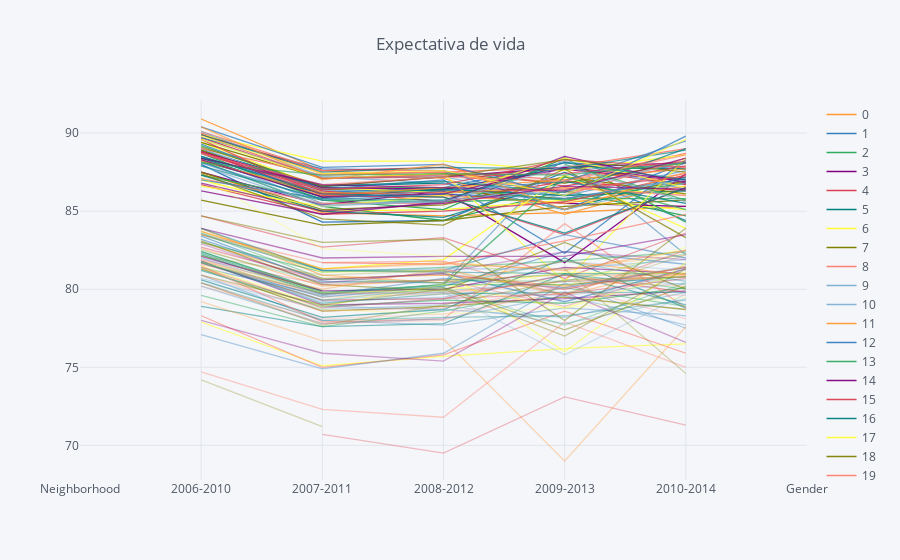

Notebook code cell kept with this figure:
### Code cell
dft = df.T
#dft.columns = dft.iloc[0]
#dft.iloc[pd.RangeIndex(len(dft)).drop(0)]
dft.iplot(kind='lines',  xTitle='', #text='Neighborhood',
yTitle='', title='Expectativa de vida')
